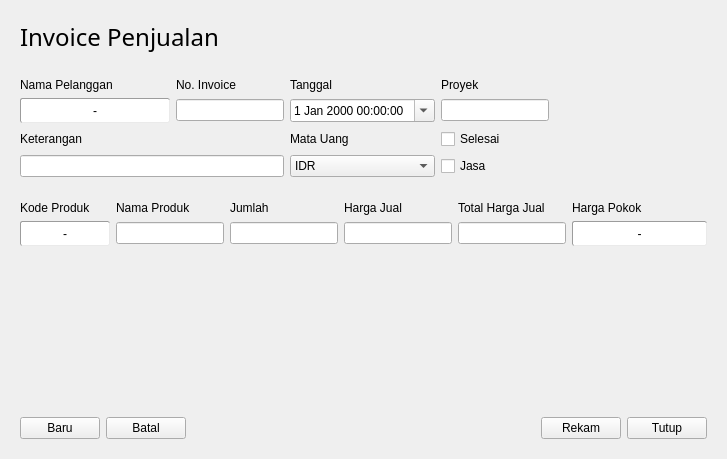
             <widget class="QWidget" name="st_Penjualan_InvoicePenjualan">
              <layout class="QVBoxLayout" name="verticalLayout_2">
               <item>
                <widget class="QFrame" name="fr_Penjualan_InvoicePenjualan_title">
                 <property name="sizePolicy">
                  <sizepolicy hsizetype="Preferred" vsizetype="Maximum">
                   <horstretch>0</horstretch>
                   <verstretch>0</verstretch>
                  </sizepolicy>
                 </property>
                 <property name="minimumSize">
                  <size>
                   <width>0</width>
                   <height>45</height>
                  </size>
                 </property>
                 <property name="frameShape">
                  <enum>QFrame::NoFrame</enum>
                 </property>
                 <property name="frameShadow">
                  <enum>QFrame::Raised</enum>
                 </property>
                 <layout class="QGridLayout" name="gl_Penjualan_PenawaranHarga_baru_title">
                  <item row="0" column="0">
                   <widget class="QLabel" name="lb_Penjualan_InvoicePenjualan_title">
                    <property name="sizePolicy">
                     <sizepolicy hsizetype="Preferred" vsizetype="Maximum">
                      <horstretch>0</horstretch>
                      <verstretch>0</verstretch>
                     </sizepolicy>
                    </property>
                    <property name="font">
                     <font>
                      <family>Segoe UI Semilight</family>
                      <pointsize>18</pointsize>
                     </font>
                    </property>
                    <property name="text">
                     <string>Invoice Penjualan</string>
                    </property>
                    <property name="alignment">
                     <set>Qt::AlignLeading|Qt::AlignLeft|Qt::AlignVCenter</set>
                    </property>
                   </widget>
                  </item>
                 </layout>
                </widget>
               </item>
               <item>
                <widget class="QFrame" name="fr_Penjualan_InvoicePenjualan_Input_Line">
                 <property name="sizePolicy">
                  <sizepolicy hsizetype="Preferred" vsizetype="Maximum">
                   <horstretch>0</horstretch>
                   <verstretch>0</verstretch>
                  </sizepolicy>
                 </property>
                 <property name="frameShape">
                  <enum>QFrame::NoFrame</enum>
                 </property>
                 <property name="frameShadow">
                  <enum>QFrame::Raised</enum>
                 </property>
                 <layout class="QGridLayout" name="gl_Penjualan_PenawaranHarga_baru_input">
                  <item row="0" column="0">
                   <widget class="QLabel" name="lb_Penjualan_InvoicePenjualan_Nama">
                    <property name="text">
                     <string>Nama Pelanggan</string>
                    </property>
                   </widget>
                  </item>
                  <item row="1" column="1">
                   <widget class="QLineEdit" name="le_Penjualan_InvoicePenjualan_SOPenawaran">
                    <property name="sizePolicy">
                     <sizepolicy hsizetype="Maximum" vsizetype="Fixed">
                      <horstretch>0</horstretch>
                      <verstretch>0</verstretch>
                     </sizepolicy>
                    </property>
                    <property name="inputMask">
                     <string/>
                    </property>
                    <property name="readOnly">
                     <bool>true</bool>
                    </property>
                    <property name="placeholderText">
                     <string/>
                    </property>
                    <property name="cursorMoveStyle">
                     <enum>Qt::LogicalMoveStyle</enum>
                    </property>
                   </widget>
                  </item>
                  <item row="0" column="1">
                   <widget class="QLabel" name="lb_Penjualan_InvoicePenjualan_NoInvoice">
                    <property name="text">
                     <string>No. Invoice</string>
                    </property>
                   </widget>
                  </item>
                  <item row="0" column="2">
                   <widget class="QLabel" name="lb_Penjualan_InvoicePenjualan_Tanggal">
                    <property name="text">
                     <string>Tanggal</string>
                    </property>
                   </widget>
                  </item>
                  <item row="2" column="0">
                   <widget class="QLabel" name="lb_Penjualan_InvoicePenjualan_Keterangan">
                    <property name="text">
                     <string>Keterangan</string>
                    </property>
                   </widget>
                  </item>
                  <item row="3" column="2">
                   <widget class="QComboBox" name="cb_Penjualan_InvoicePenjualan_Input_Kurs">
                    <item>
                     <property name="text">
                      <string>IDR</string>
                     </property>
                    </item>
                   </widget>
                  </item>
                  <item row="2" column="2">
                   <widget class="QLabel" name="lb_Penjualan_InvoicePenjualan_Kurs">
                    <property name="text">
                     <string>Mata Uang</string>
                    </property>
                   </widget>
                  </item>
                  <item row="1" column="0">
                   <widget class="QPushButton" name="tb_Penjualan_InvoicePenjualan_Baru_Nama">
                    <property name="sizePolicy">
                     <sizepolicy hsizetype="Maximum" vsizetype="Fixed">
                      <horstretch>0</horstretch>
                      <verstretch>0</verstretch>
                     </sizepolicy>
                    </property>
                    <property name="minimumSize">
                     <size>
                      <width>150</width>
                      <height>25</height>
                     </size>
                    </property>
                    <property name="styleSheet">
                     <string notr="true">border-style:inset;
border-width:1px;
border-radius:2px;
border-color:rgb(156, 156, 156);
background-color:#ffffff;
min-height:23px;</string>
                    </property>
                    <property name="text">
                     <string>-</string>
                    </property>
                   </widget>
                  </item>
                  <item row="1" column="3">
                   <widget class="QLineEdit" name="le_Penjualan_InvoicePenjualan_Proyek">
                    <property name="sizePolicy">
                     <sizepolicy hsizetype="Maximum" vsizetype="Fixed">
                      <horstretch>0</horstretch>
                      <verstretch>0</verstretch>
                     </sizepolicy>
                    </property>
                   </widget>
                  </item>
                  <item row="1" column="6">
                   <spacer name="hs_InvoicePenjualan_Input">
                    <property name="orientation">
                     <enum>Qt::Horizontal</enum>
                    </property>
                    <property name="sizeHint" stdset="0">
                     <size>
                      <width>40</width>
                      <height>20</height>
                     </size>
                    </property>
                   </spacer>
                  </item>
                  <item row="0" column="3">
                   <widget class="QLabel" name="lb_Penjualan_InvoicePenjualan_Proyek">
                    <property name="text">
                     <string>Proyek</string>
                    </property>
                   </widget>
                  </item>
                  <item row="3" column="3">
                   <widget class="QCheckBox" name="chk_Penjualan_InvoicePenjualan_Input_Jasa">
                    <property name="sizePolicy">
                     <sizepolicy hsizetype="Maximum" vsizetype="Fixed">
                      <horstretch>0</horstretch>
                      <verstretch>0</verstretch>
                     </sizepolicy>
                    </property>
                    <property name="text">
                     <string>Jasa</string>
                    </property>
                   </widget>
                  </item>
                  <item row="1" column="2">
                   <widget class="QDateTimeEdit" name="dte_Penjualan_InvoicePenjualan_Input_Tanggal">
                    <property name="sizePolicy">
                     <sizepolicy hsizetype="Maximum" vsizetype="Fixed">
                      <horstretch>0</horstretch>
                      <verstretch>0</verstretch>
                     </sizepolicy>
                    </property>
                    <property name="calendarPopup">
                     <bool>true</bool>
                    </property>
                   </widget>
                  </item>
                  <item row="2" column="3">
                   <widget class="QCheckBox" name="chk_Penjualan_InvoicePenjualan_Input_Selesai">
                    <property name="text">
                     <string>Selesai</string>
                    </property>
                   </widget>
                  </item>
                  <item row="3" column="0" colspan="2">
                   <widget class="QLineEdit" name="le_Penjualan_InvoicePenjualan_Keterangan"/>
                  </item>
                 </layout>
                 <zorder>lb_Penjualan_InvoicePenjualan_Nama</zorder>
                 <zorder>le_Penjualan_InvoicePenjualan_SOPenawaran</zorder>
                 <zorder>lb_Penjualan_InvoicePenjualan_NoInvoice</zorder>
                 <zorder>lb_Penjualan_InvoicePenjualan_Tanggal</zorder>
                 <zorder>lb_Penjualan_InvoicePenjualan_Keterangan</zorder>
                 <zorder>cb_Penjualan_InvoicePenjualan_Input_Kurs</zorder>
                 <zorder>lb_Penjualan_InvoicePenjualan_Kurs</zorder>
                 <zorder>le_Penjualan_InvoicePenjualan_Proyek</zorder>
                 <zorder>lb_Penjualan_InvoicePenjualan_Proyek</zorder>
                 <zorder>chk_Penjualan_InvoicePenjualan_Input_Jasa</zorder>
                 <zorder>dte_Penjualan_InvoicePenjualan_Input_Tanggal</zorder>
                 <zorder>chk_Penjualan_InvoicePenjualan_Input_Selesai</zorder>
                 <zorder>le_Penjualan_InvoicePenjualan_Keterangan</zorder>
                 <zorder>tb_Penjualan_InvoicePenjualan_Baru_Nama</zorder>
                </widget>
               </item>
               <item>
                <widget class="QFrame" name="fr_Penjualan_InvoicePenjualan_Input">
                 <property name="sizePolicy">
                  <sizepolicy hsizetype="Preferred" vsizetype="MinimumExpanding">
                   <horstretch>0</horstretch>
                   <verstretch>0</verstretch>
                  </sizepolicy>
                 </property>
                 <property name="minimumSize">
                  <size>
                   <width>0</width>
                   <height>210</height>
                  </size>
                 </property>
                 <property name="styleSheet">
                  <string notr="true">QPushButton
{border-style:inset;
     border-width:1px;
     border-radius:2px;
     border-color:rgb(156, 156, 156);
     background-color:#ffffff;
     min-height:23px;}</string>
                 </property>
                 <property name="frameShape">
                  <enum>QFrame::NoFrame</enum>
                 </property>
                 <property name="frameShadow">
                  <enum>QFrame::Raised</enum>
                 </property>
                 <layout class="QGridLayout" name="gl_Penjualan_PenawaranHarga_baru_tabel">
                  <item row="2" column="2">
                   <spacer name="vs_Penjualan_InvoicePenjualan_Input">
                    <property name="orientation">
                     <enum>Qt::Vertical</enum>
                    </property>
                    <property name="sizeHint" stdset="0">
                     <size>
                      <width>20</width>
                      <height>40</height>
                     </size>
                    </property>
                   </spacer>
                  </item>
                  <item row="0" column="0">
                   <widget class="QLabel" name="lb_Penjualan_InvoicePenjualan_Input_Kode">
                    <property name="text">
                     <string>Kode Produk</string>
                    </property>
                   </widget>
                  </item>
                  <item row="0" column="1">
                   <widget class="QLabel" name="lb_Penjualan_InvoicePenjualan_Input_Nama">
                    <property name="text">
                     <string>Nama Produk</string>
                    </property>
                   </widget>
                  </item>
                  <item row="1" column="5">
                   <widget class="QPushButton" name="tb_Penjualan_InvoicePenjualan_Input_HargaPokok">
                    <property name="sizePolicy">
                     <sizepolicy hsizetype="Minimum" vsizetype="Fixed">
                      <horstretch>0</horstretch>
                      <verstretch>0</verstretch>
                     </sizepolicy>
                    </property>
                    <property name="minimumSize">
                     <size>
                      <width>135</width>
                      <height>25</height>
                     </size>
                    </property>
                    <property name="text">
                     <string>-</string>
                    </property>
                   </widget>
                  </item>
                  <item row="1" column="4">
                   <widget class="QLineEdit" name="le_Penjualan_InvoicePenjualan_Input_TotalHarga"/>
                  </item>
                  <item row="1" column="3">
                   <widget class="QLineEdit" name="le_Penjualan_InvoicePenjualan_Input_HargaJual"/>
                  </item>
                  <item row="1" column="2">
                   <widget class="QLineEdit" name="le_Penjualan_InvoicePenjualan_Input_Jumlah">
                    <property name="sizePolicy">
                     <sizepolicy hsizetype="Minimum" vsizetype="Fixed">
                      <horstretch>0</horstretch>
                      <verstretch>0</verstretch>
                     </sizepolicy>
                    </property>
                   </widget>
                  </item>
                  <item row="1" column="0">
                   <widget class="QPushButton" name="tb_Penjualan_InvoicePenjualan_Input_KodeProduk">
                    <property name="minimumSize">
                     <size>
                      <width>90</width>
                      <height>25</height>
                     </size>
                    </property>
                    <property name="text">
                     <string>-</string>
                    </property>
                   </widget>
                  </item>
                  <item row="1" column="1">
                   <widget class="QLineEdit" name="le_Penjualan_InvoicePenjualan_Input_NamaProduk"/>
                  </item>
                  <item row="0" column="2">
                   <widget class="QLabel" name="lb_Penjualan_InvoicePenjualan_Input_Jumlah">
                    <property name="text">
                     <string>Jumlah</string>
                    </property>
                   </widget>
                  </item>
                  <item row="0" column="3">
                   <widget class="QLabel" name="lb_Penjualan_InvoicePenjualan_Input_HargaJual">
                    <property name="text">
                     <string>Harga Jual</string>
                    </property>
                   </widget>
                  </item>
                  <item row="0" column="4">
                   <widget class="QLabel" name="lb_Penjualan_InvoicePenjualan_Input_Total">
                    <property name="text">
                     <string>Total Harga Jual</string>
                    </property>
                   </widget>
                  </item>
                  <item row="0" column="5">
                   <widget class="QLabel" name="lb_Penjualan_InvoicePenjualan_Input_HargaPokok">
                    <property name="text">
                     <string>Harga Pokok</string>
                    </property>
                   </widget>
                  </item>
                 </layout>
                </widget>
               </item>
               <item>
                <widget class="QFrame" name="fr_Penjualan_InvoicePenjualan_tombol">
                 <property name="sizePolicy">
                  <sizepolicy hsizetype="Preferred" vsizetype="Maximum">
                   <horstretch>0</horstretch>
                   <verstretch>0</verstretch>
                  </sizepolicy>
                 </property>
                 <property name="frameShape">
                  <enum>QFrame::NoFrame</enum>
                 </property>
                 <property name="frameShadow">
                  <enum>QFrame::Raised</enum>
                 </property>
                 <layout class="QHBoxLayout" name="hl_Penjualan_PenawaranHarga_baru_tombol">
                  <item>
                   <widget class="QPushButton" name="tb_Penjualan_InvoicePenjualan_Baru">
                    <property name="text">
                     <string>Baru</string>
                    </property>
                   </widget>
                  </item>
                  <item>
                   <widget class="QPushButton" name="tb_Penjualan_InvoicePenjualan_Batal">
                    <property name="text">
                     <string>Batal</string>
                    </property>
                   </widget>
                  </item>
                  <item>
                   <spacer name="hs_Penjualan_InvoicePenjualan">
                    <property name="orientation">
                     <enum>Qt::Horizontal</enum>
                    </property>
                    <property name="sizeHint" stdset="0">
                     <size>
                      <width>40</width>
                      <height>20</height>
                     </size>
                    </property>
                   </spacer>
                  </item>
                  <item>
                   <widget class="QPushButton" name="tb_Penjualan_InvoicePenjualan_Rekam">
                    <property name="text">
                     <string>Rekam</string>
                    </property>
                   </widget>
                  </item>
                  <item>
                   <widget class="QPushButton" name="tb_Penjualan_InvoicePenjualan_Tutup">
                    <property name="text">
                     <string>Tutup</string>
                    </property>
                   </widget>
                  </item>
                 </layout>
                </widget>
               </item>
              </layout>
             </widget>
